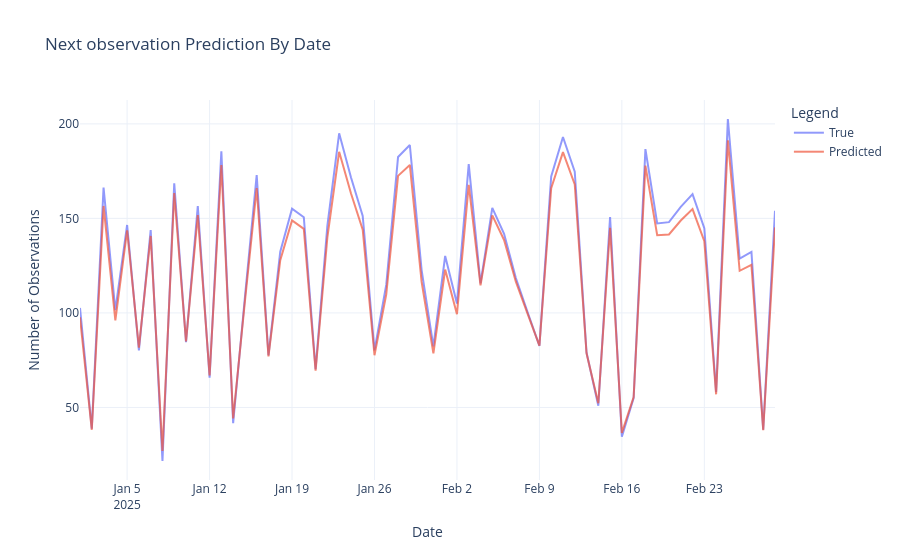

Source (notebook cell):
### Code cell
# ----------------------------
# Evaluation
# ----------------------------
model.eval()
with torch.no_grad(): # turn off gradient tracking for evaluation to save memory and computation time
    y_pred = model(X_test.to(device)).cpu().numpy() # predict the target values using the model
    y_true = y_test.cpu().numpy() # get the true target values from the tensor

fig = go.Figure()
fig.add_trace(go.Scatter(x=np.array(df["last_observed"][:200]), y=y_true[:200].flatten(), mode='lines', name='True', opacity=0.7))
fig.add_trace(go.Scatter(x=np.array(df["last_observed"][:200]), y=y_pred[:200].flatten(), mode='lines', name='Predicted', opacity=0.7))

fig.update_layout(
    title="Next observation Prediction By Date",
    xaxis_title="Date",
    yaxis_title="Number of Observations",
    legend_title="Legend",
    template="plotly_white"
)

fig.show()

### Figure 1 — Plotly figure (JSON) as saved in the notebook; plotly's stock layout.template omitted (floating-point values rounded to 4 significant figures; data arrays with more than 128 entries replaced by an {"elided": "..."} marker saying what was removed)
{"data": [{"mode": "lines", "name": "True", "opacity": 0.7, "type": "scatter", "x": {"elided": "200 str values"}, "y": [102.7, 38.78, 166.3, 101.5, 146.5, 80.16, 143.8, 21.68, 168.6, 84.55, 156.5, 65.72, 185.5, 41.69, 108.4, 172.9, 77.58, 132.4, 155.2, 150.6, 70.31, 146.2, 195.0, 171.7, 151.3, 80.2, 115.0, 182.4, 188.8, 122.7, 82.33, 130.1, 105.0, 178.7, 115.7, 155.6, 141.9, 118.4, 100.4, 82.55, 172.1, 193.0, 174.7, 79.07, 50.93, 150.6, 34.46, 55.02, 186.6, 147.4, 148.0, 156.1, 162.9, 144.8, 58.14, 202.6, 128.7, 132.2, 38.25, 154.0]}, {"mode": "lines", "name": "Predicted", "opacity": 0.7, "type": "scatter", "x": {"elided": "200 str values"}, "y": [97.68, 38.18, 156.6, 96.01, 143.6, 81.62, 140.7, 26.97, 163.4, 84.91, 151.8, 66.96, 178.3, 44.17, 106.1, 166.0, 77.01, 127.9, 148.9, 144.4, 69.42, 139.9, 185.2, 163.3, 144.1, 77.63, 109.8, 172.5, 178.3, 116.4, 78.61, 122.9, 99.29, 167.8, 114.6, 151.6, 138.6, 116.5, 99.53, 82.72, 166.0, 185.1, 168.0, 78.67, 52.25, 145.0, 36.57, 55.46, 177.9, 141.1, 141.5, 148.9, 154.9, 137.9, 56.96, 191.3, 122.3, 125.4, 37.92, 145.2]}], "layout": {"legend": {"title": {"text": "Legend"}}, "title": {"text": "Next observation Prediction By Date"}, "xaxis": {"title": {"text": "Date"}}, "yaxis": {"title": {"text": "Number of Observations"}}}}
